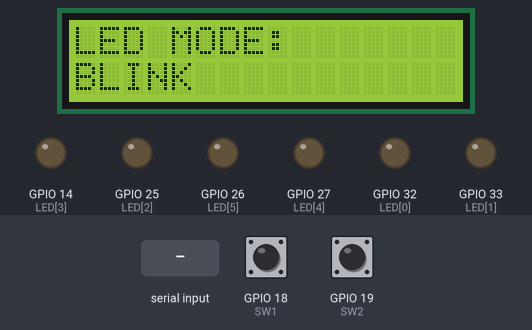
Simulated run of this sketch. Board: ESP32. On the bench: 16×2 character LCD, output pins drawn as LEDs (lit = HIGH). Dashed ring = blinking. The inputs (shaded band) are chosen by the test bench; at power-on: GPIO 18 (SW1) LOW, GPIO 19 (SW2) HIGH. What the sketch prints to the serial monitor is not drawn.

Above: at 1.2 s.
1.3 s: GPIO 18 (SW1) pulled HIGH for 0.15 s
At 1.44 s:
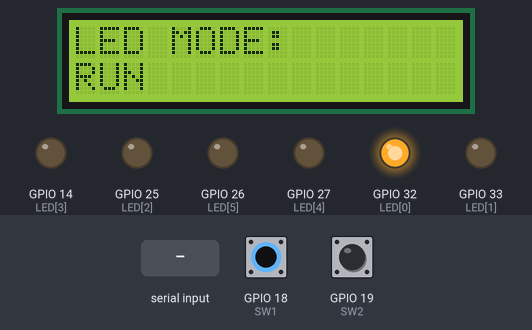
2.9 s: "3" received over Serial
At 3.8 s:
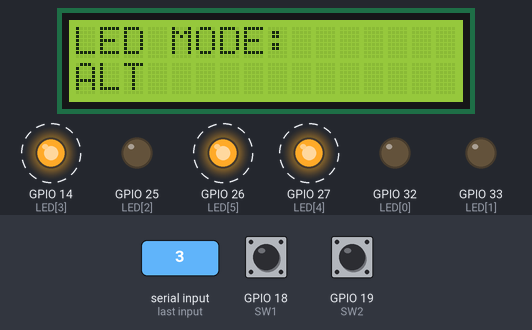
5.9 s: GPIO 19 (SW2) pulled LOW for 0.15 s
At 6.04 s:
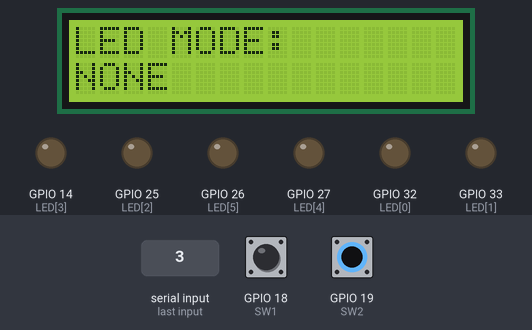
7.5 s: "2" received over Serial
At 8.4 s:
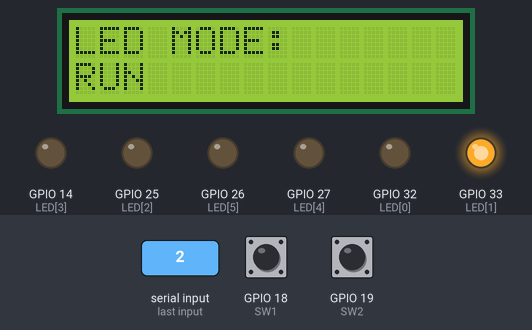
10.5 s: GPIO 19 (SW2) pulled LOW for 1 s
At 11.9 s:
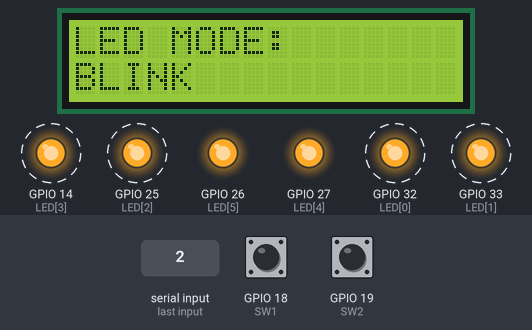
14.5 s: GPIO 19 (SW2) pulled LOW for 3.2 s
At 15.8 s:
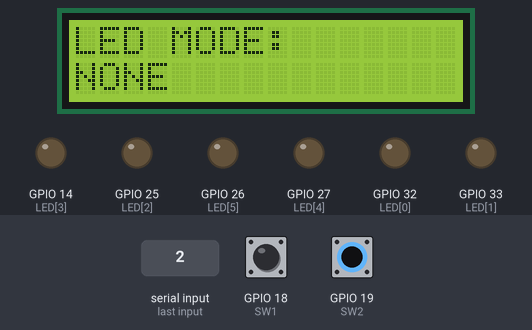
Timing chart, 0 to 20.2 s (numbered marks = the images above; inputs shaded):
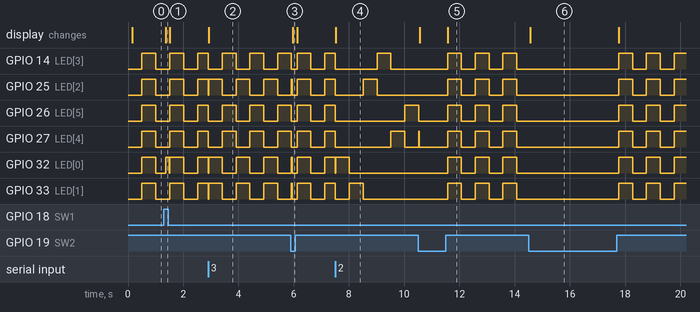

The sketch:

Endterm_Exam.ino
```cpp
/*===========================================================
                 LED MODE CONTROLLER (ESP32)
============================================================
Modes:  1 = BLINK   2 = RUN   3 = ALT   (0 = NONE, all LEDs off)
(the mode functions are in LED_Modes.h)

The mode is chosen from the Java GUI or the 2 switches,
and shown on the LCD.

SWITCHES (SW1 SW2, 1 = switch ON):
  1 1  ->  RUN
  1 0  ->  ALT
  0 1  ->  BLINK
  0 0  ->  all LEDs OFF (mode NONE)

LCD (I2C):  SDA = GPIO 21,  SCL = GPIO 22

GUI -> ESP32 :  '1' BLINK, '2' RUN, '3' ALT, '?' = ask the mode
ESP32 -> GUI :  "MODE:n"   (n = 0 NONE, 1 BLINK, 2 RUN, 3 ALT)

Programmer:
  Julian Philip D. Cientos
  Chrischele T. Palacios
-----------------------------------------------------------  */

#include <Wire.h>
#include <LiquidCrystal_I2C.h>

// ---------------------------------------------------------
// PINS  (these must come BEFORE the #include "LED_Modes.h")
// ---------------------------------------------------------

// LEDs in order: GREEN, YELLOW, RED | GREEN, YELLOW, RED
int LED[] = {32, 33, 25, 14, 27, 26};
const int NUM_LEDS = 6;
const int HALF = 3;                  // first half = LEDs 0-2, second half = LEDs 3-5

int SW1 = 18;
int SW2 = 19;

// How are the switches wired?
//   Switch sends 3.3V when ON:  SWITCH_ON = HIGH, SWITCH_PIN_MODE = INPUT  (current wiring)
//   Switch connects to GND:     SWITCH_ON = LOW,  SWITCH_PIN_MODE = INPUT_PULLUP
const int SWITCH_ON = HIGH;
const int SWITCH_PIN_MODE = INPUT;

#include "LED_Modes.h"               // blink(), alt(), run(), allOff(), resetPattern()


// ---------------------------------------------------------
// VARIABLES
// ---------------------------------------------------------

LiquidCrystal_I2C lcd(0x27, 16, 2);  // address 0x27 (try 0x3F if the LCD is blank), 16x2

// Mode numbers (the Java GUI uses the same numbers)
const int MODE_NONE  = 0;
const int MODE_BLINK = 1;
const int MODE_RUN   = 2;
const int MODE_ALT   = 3;

const char* names[] = {"NONE", "BLINK", "RUN", "ALT"};   // names[mode] = text for the LCD

int mode = MODE_NONE;                // current mode
unsigned long lastStepTime = 0;      // when the last 0.5 s step happened

// Switch debounce (switches "bounce" for a few ms when you flip them)
int lastSwitchMode = -1;             // what the switches asked for on the last check
int appliedSwitchMode = -1;          // the switch value we already acted on
unsigned long switchChangeTime = 0;  // when the switches last changed
const unsigned long SETTLE_MS = 50;  // the switches must stay the same this long


// ---------------------------------------------------------
// SHOW / REPORT / CHANGE THE MODE
// ---------------------------------------------------------

void showLCD() {
  lcd.clear();
  lcd.setCursor(0, 0);
  lcd.print("LED MODE:");
  lcd.setCursor(0, 1);
  lcd.print(names[mode]);
}

// Tell the GUI the current mode
void report() {
  Serial.print("MODE:");
  Serial.println(mode);
}

void setMode(int newMode) {
  if (newMode != mode) {             // only restart if the mode really changed
    mode = newMode;
    resetPattern();                  // start the pattern again (LEDs off)
    lastStepTime = 0;                // first step happens right away
    showLCD();
  }
  report();
}


// ---------------------------------------------------------
// INPUTS
// ---------------------------------------------------------

// Messages from the Java GUI
void checkSerial() {
  while (Serial.available()) {
    char c = Serial.read();

    if (c == '1') setMode(MODE_BLINK);
    if (c == '2') setMode(MODE_RUN);
    if (c == '3') setMode(MODE_ALT);
    if (c == '?') report();
  }
}

// Read the 2 switches and return the mode they ask for
int readSwitches() {
  bool sw1On = (digitalRead(SW1) == SWITCH_ON);
  bool sw2On = (digitalRead(SW2) == SWITCH_ON);

  if (sw1On && sw2On)   return MODE_RUN;     // 11
  if (sw1On && !sw2On)  return MODE_ALT;     // 10
  if (!sw1On && sw2On)  return MODE_BLINK;   // 01
  return MODE_NONE;                          // 00
}

// Only reacts when the switches CHANGE, so the GUI can still pick a mode
// while the switches sit still (e.g. switches at 00, then press a GUI button).
void checkSwitches() {
  int wanted = readSwitches();

  // Debounce: wait until the switches stop changing
  if (wanted != lastSwitchMode) {
    lastSwitchMode = wanted;
    switchChangeTime = millis();
  }
  if (millis() - switchChangeTime < SETTLE_MS) return;

  if (wanted == appliedSwitchMode) return;   // nothing new
  appliedSwitchMode = wanted;

  setMode(wanted);
}


// ---------------------------------------------------------
// SETUP AND LOOP
// ---------------------------------------------------------

void setup() {
  Serial.begin(115200);

  for (int i = 0; i < NUM_LEDS; i++) {
    pinMode(LED[i], OUTPUT);
  }
  pinMode(SW1, SWITCH_PIN_MODE);
  pinMode(SW2, SWITCH_PIN_MODE);

  Wire.begin(21, 22);                // LCD: SDA = 21, SCL = 22
  lcd.init();
  lcd.backlight();
  showLCD();
  report();                          // sends "MODE:0"
}

void loop() {
  checkSerial();
  checkSwitches();

  // every 0.5 s: do one step of the current mode
  if (millis() - lastStepTime >= 500) {
    lastStepTime = millis();

    if (mode == MODE_BLINK) blink();
    if (mode == MODE_RUN)   run();
    if (mode == MODE_ALT)   alt();
  }
}
```

LED_Modes.h
```cpp
/*===========================================================
  LED_Modes.h  -  the three LED modes

  The main sketch must define LED[], NUM_LEDS and HALF
  BEFORE it includes this file.

  Each mode does ONE step. The main sketch calls it every 0.5 s.
-----------------------------------------------------------  */

bool flip = false;     // BLINK and ALT: switches between true and false each step
int pos = 0;           // RUN: which LED is on right now
int dir = 1;           // RUN: 1 = going forward, -1 = going backward


// Turn LEDs number "from" up to (but not including) "to" ON or OFF.
// value is HIGH (on) or LOW (off).
void setLEDs(int from, int to, int value) {
  for (int i = from; i < to; i++) {
    digitalWrite(LED[i], value);
  }
}

void allOff() {
  setLEDs(0, NUM_LEDS, LOW);
}

// Go back to the start of the pattern (used when the mode changes)
void resetPattern() {
  flip = false;
  pos = 0;
  dir = 1;
  allOff();
}

// BLINK: all ON, then all OFF
void blink() {
  if (flip == false) {
    setLEDs(0, NUM_LEDS, HIGH);
  } else {
    setLEDs(0, NUM_LEDS, LOW);
  }
  flip = !flip;                        // ! means "the opposite"
}

// ALT: first half ON, then second half ON
void alt() {
  if (flip == false) {
    setLEDs(0, HALF, HIGH);            // first half ON
    setLEDs(HALF, NUM_LEDS, LOW);      // second half OFF
  } else {
    setLEDs(0, HALF, LOW);             // first half OFF
    setLEDs(HALF, NUM_LEDS, HIGH);     // second half ON
  }
  flip = !flip;
}

// RUN: one LED at a time, from the first LED to the last, then back again
void run() {
  allOff();
  digitalWrite(LED[pos], HIGH);        // light only the LED at "pos"

  if (pos == NUM_LEDS - 1) dir = -1;   // at the last LED  -> turn around
  if (pos == 0)            dir = 1;    // at the first LED -> turn around

  pos = pos + dir;                     // move to the next LED
}
```

Measured:
- after the input at 1.3 s, the display: changes after 0.07 s (image 1)
- after the input at 2.9 s, the display: changes at once (image 2)
- after the input at 5.9 s, the display: changes after 0.07 s (image 3)
- after the input at 7.5 s, the display: changes at once (image 4)
- after the input at 10.5 s, GPIO 25 (LED[2]): alternates HIGH for 0.50 s and LOW for 0.50 s, starting after 1.1 s; the display: first changes after 0.07 s (image 5 shows a later state)
- after the input at 14.5 s, the display: changes after 0.07 s (image 6)
